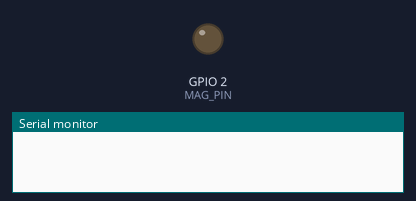
The sketch below on a simulated ESP32. Parts: output pins drawn as LEDs (lit = HIGH), the last lines printed to the serial monitor.

Above: at 0.0 s.
At 23.4 s:
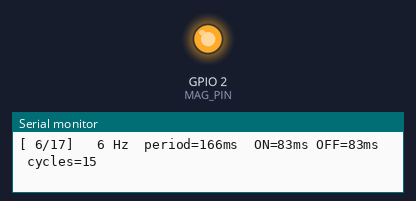
At 50.6 s:
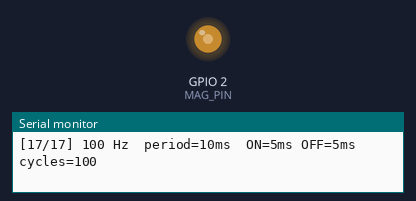
Timing chart, 0 to 53.0 s (numbered marks = the images above):
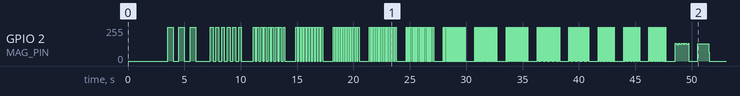

The sketch:

magnet_freq_test.ino
```cpp
/*
  电磁铁频率扫描测试
  ===================
  从 1Hz 到 100Hz 逐档加快，每档持续 1-3 秒，等占空比（ON 一半时间，OFF 一半时间）。
  通过 digitalWrite 直接控制（不走 PWM），最接近"全力推 / 完全断"的对比。

  观察方法：
    - 看推杆能不能跟上节奏（上下来回）
    - 听声音：1-10Hz 应该听到"咔哒咔哒"，
      高频时变成"嗡—"持续嗡鸣（推杆被吸住不再回弹）
    - 串口同步打印当前频率
  关键观察点：
    推杆在第几档变成"持续推出/不回弹" → 那就是这块电磁铁的机械响应频率上限

  注意：测试段总长约 40 秒，每段后有 800ms 散热间隔。
*/

#define MAG_PIN 2

struct Step {
  int hz;
  unsigned long duration_ms;
};

// 慢→快扫描档位
const Step STEPS[] = {
  { 1, 3000},   // 1 秒一次，看 3 次
  { 2, 3000},   // 0.5 秒一次
  { 3, 3000},
  { 4, 2500},
  { 5, 2500},
  { 6, 2500},
  { 8, 2500},
  {10, 2000},
  {12, 2000},
  {15, 2000},
  {20, 2000},
  {25, 1800},
  {30, 1500},
  {40, 1500},
  {50, 1500},
  {70, 1200},
  {100, 1000},
};

void runStep(int idx, int total, const Step& s) {
  int period = 1000 / s.hz;
  int half   = period / 2;
  int cycles = s.duration_ms / period;

  Serial.printf("[%2d/%2d] %3d Hz  period=%dms  ON=%dms OFF=%dms  cycles=%d\n",
                idx + 1, total, s.hz, period, half, half, cycles);

  for (int j = 0; j < cycles; j++) {
    digitalWrite(MAG_PIN, HIGH);
    delay(half);
    digitalWrite(MAG_PIN, LOW);
    delay(half);
  }
  digitalWrite(MAG_PIN, LOW);
}

void setup() {
  Serial.begin(115200);
  delay(500);
  pinMode(MAG_PIN, OUTPUT);
  digitalWrite(MAG_PIN, LOW);

  Serial.println("=== Magnet frequency sweep ===");
  Serial.println("观察推杆何时跟不上 → 变成持续吸住状态");
  Serial.println("3 秒后开始...");
  delay(3000);

  int n = sizeof(STEPS) / sizeof(Step);
  for (int i = 0; i < n; i++) {
    runStep(i, n, STEPS[i]);
    digitalWrite(MAG_PIN, LOW);
    delay(800);   // 段间散热 + 便于分辨
  }

  digitalWrite(MAG_PIN, LOW);
  Serial.println("\n=== Done. 按 RESET 重新跑一次 ===");
}

void loop() {
  // 空 loop
}
```
